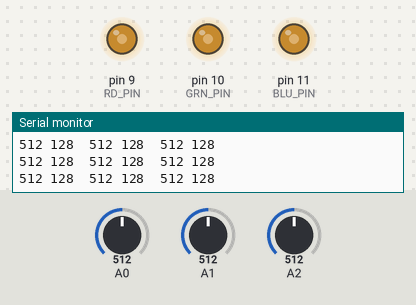
The sketch below on a simulated Arduino Uno, built with avr-gcc and run on an emulated ATmega328P. Parts: output pins drawn as LEDs (lit = HIGH), the last lines printed to the serial monitor. The inputs (shaded band) are chosen by the test bench; at power-on: A0 = 512, A1 = 512, A2 = 512.

Above: at 1.2 s.
1.3 s: A0 set to 417
At 2.1 s:
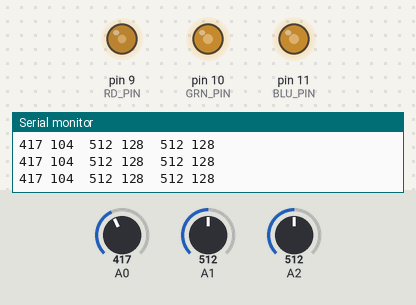
4.3 s: A0 set to 381
At 5.6 s:
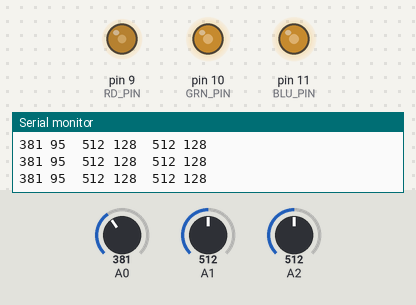
7.3 s: A1 set to 716
At 8.5 s:
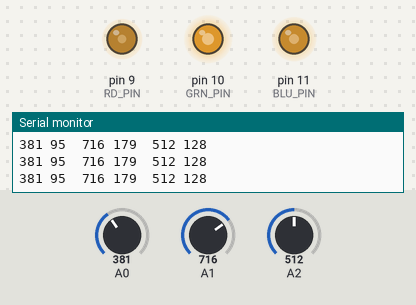
8.8 s: A2 set to 716
At 9.2 s:
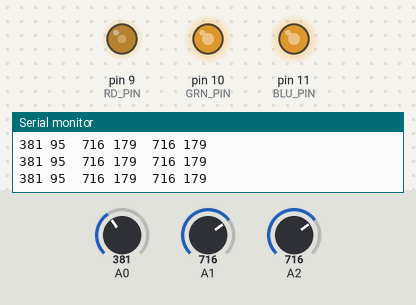
10.3 s: A1 set to 991
At 10.6 s:
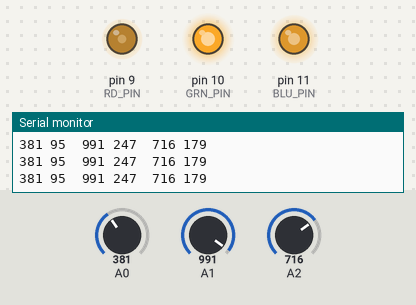
11.8 s: A1 set to 1007
At 13.3 s:
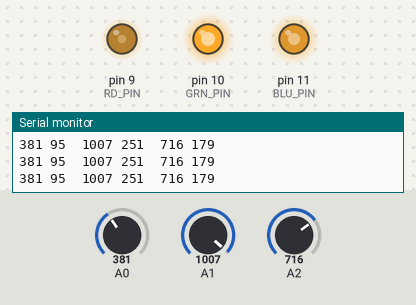
Timing chart, 0 to 14.3 s (numbered marks = the images above; inputs shaded):
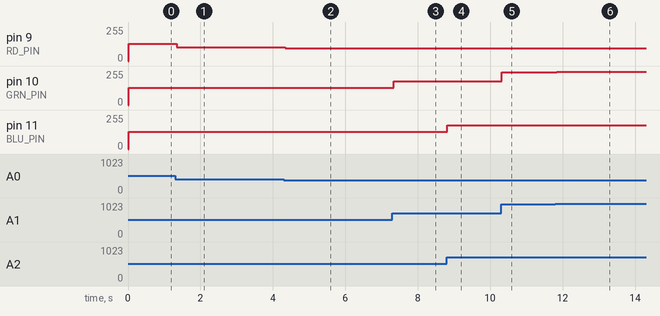

The sketch:

proj4.ino
```cpp
/* Uses 3 photoresisters to measure amount of red, blue, and green light present
   Sends PWM signal to red, blue, and green LEDs with a duty cycle, (DC),
   proportional to the measured amount of light in that respective wavelength.*/

/* CONSTANTS */
const unsigned TYPES = 2;
const unsigned COLORS = 3;

enum types{
	SENSOR, LED
};

enum colors{
	R, G, B
};

enum sensorPin{
	RD_SNSR = A0, GRN_SNSR = A1, BLU_SNSR = A2
};

enum ledPin{
	RD_PIN = 9, GRN_PIN = 10, BLU_PIN = 11
};

/* VARIABLES */
unsigned vals[TYPES][COLORS] = {0};	//Holds sensor readings of each color
					//as well as DC for each LED

/* FUNCTIONS */
void setup(){
	Serial.begin(9600);
	for(int p = RD_PIN; p <= BLU_PIN; p++)
		pinMode(p, OUTPUT);
}

void loop(){
	int c, s;
	for(c = R, s = RD_SNSR; c <= B; c++, s++){
		vals[SENSOR][c] = analogRead(s);	//Reads sensor
		vals[LED][c] = vals[SENSOR][c] / 4;	//Calculates DC
		Serial.print(vals[SENSOR][c]);
		Serial.print(' ');
		Serial.print(vals[LED][c]);
		Serial.print('\t');
		delay(5);
	}
	Serial.println("");

	for(c = R, s = RD_PIN; c <= B; c++, s++)
		analogWrite(s, vals[LED][c]);	//Turns on LED, PWM for DC
}
```

Measured:
- after the input at 1.3 s, pin 9 (RD_PIN): 128/255 → 104/255 at once
- after the input at 4.3 s, pin 9 (RD_PIN): 104/255 → 95/255 at once
- after the input at 7.3 s, pin 10 (GRN_PIN): 128/255 → 179/255 at once
- after the input at 8.8 s, pin 11 (BLU_PIN): 128/255 → 179/255 at once
- after the input at 10.3 s, pin 10 (GRN_PIN): 179/255 → 247/255 at once
- after the input at 11.8 s, pin 10 (GRN_PIN): 247/255 → 251/255 at once
